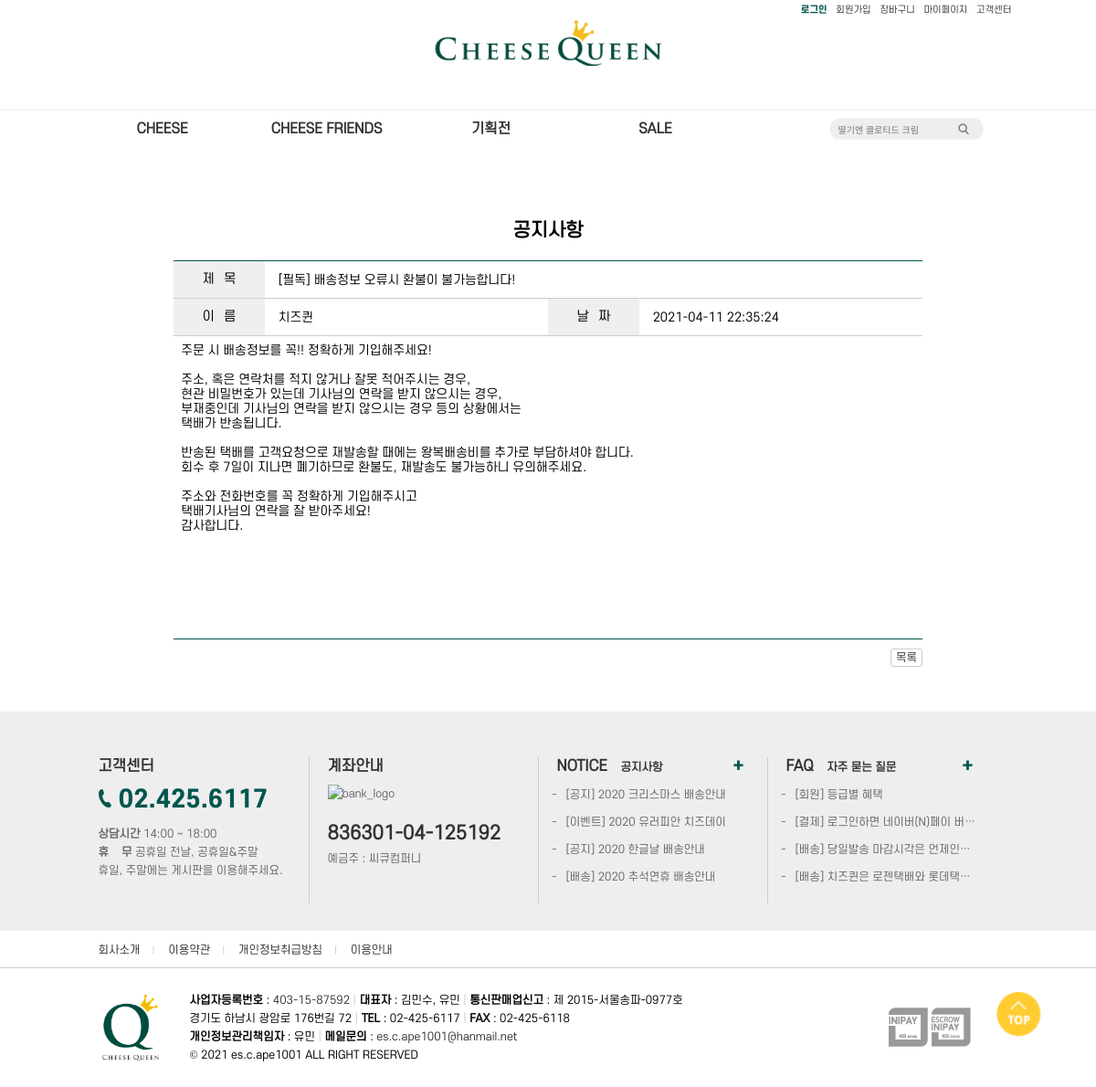
The app's page /sub/notice_read.php?no=1 with its own data.
### tables this page shows
CREATE TABLE `notice` (
  `no` int(11) NOT NULL,
  `name` varchar(30) NOT NULL,
  `title` varchar(50) NOT NULL,
  `content` text NOT NULL,
  `wdate` datetime NOT NULL,
  `view` int(11) NOT NULL DEFAULT 0
);

### sub/notice_read.php (the view, shortened to what this page needs)
<?php
	include "php/00_conn.php";
	$no = $_GET['no'];
	$sql = "SELECT * FROM notice WHERE no='$no'";
	$result = MYSQLI_QUERY($conn, $sql);
	$row = MYSQLI_FETCH_ARRAY($result);
?>
<!DOCTYPE html>
<html lang="ko">
 <head>
  <link rel="stylesheet" type="text/css" href="../css/reset.css"/>
  <link rel="stylesheet" type="text/css" href="../css/header_noTop.css"/>
  <link rel="stylesheet" type="text/css" href="../css/footer.css"/>
 </head>
 <body>
	<header id="header">
		<div id="topArea">
			<div id="infoArea">
				<ul id="infoMenu">
<?php if(empty($_SESSION['userid'])){?>
					<li class="green"><a href="login.html" title="로그인">로그인</a></li>
					<li><a href="join.html" title="회원가입">회원가입</a></li>
					<li><a href="login.html" title="장바구니">장바구니</a></li>
					<li><a href="login.html" title="마이페이지">마이페이지</a></li>
					<li><a href="login.html" title="고객센터">고객센터</a></li>
<?php }?>
				</ul>
				<div class="logo">
					<a href="../index.php" title="치즈퀸_메인페이지">
						<img src="../img/header/logo.png" alt="치즈퀸"/>
					</a>
				</div>
			</div>
		</div>
		<div id="gnb">
			<div id="barArea">
				<div id="bar">
					<ul class="nav">
						<li>
							<h2>
								<a href="#none" title="cheese">cheese</a>
							</h2>
						</li>
						<li>
							<h2>
								<a href="#none" title="cheese_friends">cheese friends</a>
							</h2>
						</li>
						<li>
							<h2>
								<a href="#none" title="기획전">기획전</a>
							</h2>
						</li>
						<li>
							<h2>
								<a href="#none" title="sale">sale</a>
							</h2>
						</li>
					</ul>
					<div class="search">
						<form action="#" method="GET">
							<fieldset>
								<p>
									<input type="text" id="search" name="search" title="search" placeholder="딸기엔 클로티드 크림"/>
								</p>
							</fieldset>
						</form>
						<p class="btn">
							<a href="#none" title="검색버튼">
								<img src="../img/header/icon_search.png" alt="검색버튼_이미지"/>
							</a>
						</p>
					</div>
				</div>
			</div>
		</div>
	</header>
	<div id="container">
		<section id="read_wrap">
			<h2>공지사항</h2>
			<div id="read">
				<div class="board">
					<p class="w100">
						<label for="title">제목</label>
						<input id="title" type="text" name="title" value="<?=$row['title']?>" readonly/>
					</p>
					<p>
						<label for="name">이름</label>
						<input id="name" type="text" name="name" value="<?=$row['name']?>" readonly/>
					</p>
					<p>
						<label for="wdate">날짜</label>
						<input id="wdate" type="text" name="wdate" value="<?=$row['wdate']?>" readonly/>
					</p>
					<p class="w100">
<textarea id="content" name="content" readonly title="내용">
<?=$row['content']?>
</textarea>
					</p>
				</div>
				<div id="btnArea">
					<a href="notice.php" title="글쓰기">목록</a>
				</div>
			</div>
		</section>
		<div id="fixed_wrap">
			<div id="top">
				<a href="#" title="top_button">
					<img src="../img/basic/icon_top_yellow.png" alt="top_button"/>
				</a>
			</div>
		</div>
	</div>
	<div id="footer">
		<div id="footer_desc_wrap">
			<div id="footer_desc">
				<div class="cs">
					<h3>고객센터</h3>
					<p class="call">
						<img src='../img/footer/call.png' alt='call_icon'/> 02.425.6117
					</p>
					<p class="desc">
						<span>
							<b>상담시간</b> 14:00 ~ 18:00
						</span>
						<span>
							<b>휴&nbsp;&nbsp;&nbsp;&nbsp;무</b> 공휴일 전날, 공휴일&amp;주말
						</span>
						<span>
							휴일, 주말에는 게시판을 이용해주세요.
						</span>
					</p>
				</div>
				<div class="bank">
					<h3>계좌안내</h3>
					<p class="imgs">
						<img src="../img/footer/kbBank.png" alt="bank_logo"/>
					</p>
					<p class="desc">
						<strong>836301-04-125192</strong><em>예금주 : 씨큐컴퍼니</em>
					</p>
				</div>
				<div class="board">
					<h3>NOTICE <em>공지사항</em></h3>
					<p class="more">
						<a href="notice.php" title="공지사항_페이지">+</a>
					</p>
					<ul>
						<li>
							<a href="notice.php" title="공지사항_페이지0">
								[공지] 2020 크리스마스 배송안내
							</a>
						</li>
						<li>
							<a href="notice.php" title="공지사항_페이지1">
								[이벤트] 2020 유러피안 치즈데이
							</a>
						</li>
						<li>
							<a href="notice.php" title="공지사항_페이지2">
								[공지] 2020 한글날 배송안내
							</a>
						</li>
						<li>
							<a href="notice.php" title="공지사항_페이지3">
								[배송] 2020 추석연휴 배송안내
							</a>
						</li>
					</ul>
				</div>
				<div class="board">
					<h3>FAQ <em>자주 묻는 질문</em></h3>
					<p class="more">
						<a href="faq.php" title="FAQ_페이지">+</a>
					</p>
					<ul>
						<li>
							<a href="faq.php" title="FAQ_페이지0">
								[회원] 등급별 혜택
							</a>
						</li>
						<li>
							<a href="faq.php" title="FAQ_페이지1">
								[결제] 로그인하면 네이버(N)페이 버튼이 안보여요.
							</a>
						</li>
						<li>
							<a href="faq.php" title="FAQ_페이지2">
								[배송] 당일발송 마감시각은 언제인가요?
							</a>
						</li>
						<li>
							<a href="faq.php" title="FAQ_페이지3">
								[배송] 치즈퀸은 로젠택배와 롯데택배를 이용합니다.
							</a>
						</li>
					</ul>
				</div>
			</div>
		</div>
		<div id="footer_nav_wrap">
			<div id="footer_nav">
				<ul>
					<li><a href="company.html" title="회사소개">회사소개</a> |</li>
					<li><a href="agreement.html" title="이용약관">이용약관</a> |</li>
					<li><a href="privacy.html" title="개인정보취급방침">개인정보취급방침</a> |</li>
					<li><a href="guide.html" title="이용안내">이용안내</a></li>
				</ul>
			</div>
		</div>
		<div id="footer_info_wrap">
			<div id="footer_info">
				<h2>
					<img src="../img/basic/logo_thumb.png" alt="치즈퀸"/>
				</h2>
				<div class="desc">
					<ul>
						<li>
							<b>사업자등록번호</b> : <span class="textLink"><a href="https://www.ftc.go.kr/bizCommPop.do?wrkr_no=4031587592&apv_perm_no=" title="사업자정보확인" onclick="popup('https://www.ftc.go.kr/bizCommPop.do?wrkr_no=4031587592&apv_perm_no=','사업자등록번호확인'); return false;" >403-15-87592</a></span> <i>|</i>
						</li>
						<li>
							<b>대표자</b> : 김민수, 유민 <i>|</i>
						</li>
						<li>
							<b>통신판매업신고</b> : 제 2015-서울송파-0977호
						</li>
						<li>
							경기도 하남시 광암로 176번길 72 <i>|</i>
						</li>
						<li>
							<b>TEL</b> : 02-425-6117 <i>|</i>
						</li>
						<li>
							<b>FAX</b> : 02-425-6118
						</li>
						<li>
							<b>개인정보관리책임자</b> : 유민 <i>|</i>
						</li>
						<li>
							<b>메일문의</b> : <span><a href="mailto:2cheesequeen@gmail" title="메일문의" >es.c.ape1001@hanmail.net</a></span>
						</li>
						<li class="copy">
							&copy; 2021 es.c.ape1001 ALL RIGHT RESERVED
						</li>
					</ul>
				</div>
				<div class="pay">
					<p>
						<a href="https://mark.inicis.com/mark/popup_v1.php?mid=GBFchee301" title="이니페이_페이지" onclick="popup('https://mark.inicis.com/mark/popup_v1.php?mid=GBFchee301','이니페이_페이지'); return false;">
							<img src="../img/footer/inipay.png" alt="이니페이_이미지"/>
						</a>
						<a href="https://mark.inicis.com/mark/escrow_popup.php?mid=ESGBchee30" title="에스크로_페이지"  onclick="popup('https://mark.inicis.com/mark/escrow_popup.php?mid=ESGBchee30','에스크로_페이지','500','500'); return false;">
							<img src="../img/footer/escrow.png" alt="에스크로_이미지"/>
						</a>
					</p>
				</div>
			</div>
		</div>
	</div>
 </body>
</html>

### css/header_noTop.css (style rules this page uses)
#header { width:100%; background-color:#fff; }
#topArea { width:100%; height:120px; }
#infoArea { width:1025px; }
#infoMenu { width:100%; margin:0 auto; text-align:right; }
#infoMenu li { display:inline; }
#infoMenu li a { padding-right:5px; font-size:10px; }
#infoMenu .green a { color:#00564d; font-family:'score700'; }
#infoArea { width:1025px; margin:0 auto; }
#infoArea .logo { width:250px; height:100%; margin:0 auto; }
#infoArea .logo a { display:block; width:100%; height:100%; }
#infoArea .logo img { width:100%; }
#gnb { width:100%; }
#barArea { width:100%; height:40px; line-height:40px; border-top:1px solid #eee; }
#bar { width:1025px; height:100%; margin:0 auto; }
#bar .nav { width:720px; padding-right:100px; height:100%; float:left; }
#bar .nav li { width:180px; float:left; }
#bar .nav li h2 { width:100%; text-align:center; font-size:15px; text-transform:uppercase; }
#bar .nav li h2 a { display:block; width:100%; }
#bar .search { width:170px; margin-right:35px; height:24px; line-height:24px; padding:8px 0; background-image:url('../img/header/back_search.png'); background-position:50% 50%; background-repeat:no-repeat; float:left; }
#bar .search form { width:140px; height:100%; float:left; }
#bar .search fieldset { width:100%; height:100%; border:none; }
#bar .search p { width:100%; height:100%; }
#bar .search p input { width:100%; height:100%; text-indent:10px; font-size:10px; color:#777; border:none; background-color:rgba(0,0,0,0); }
#bar .search .btn { width:14px; height:18px; padding:2px 0; float:left; }
#bar .search .btn img { width:100%; }
#fixed_wrap div { position:fixed; }
#top { width:50px; bottom:50px; right:5%; }
#top img { width:100%; }

### css/footer.css (style rules this page uses)
#footer { width:100%; height:360px; background-color:#fff; }
#footer_desc_wrap { width:100%; height:240px; background-color:#eee; overflow:hidden; }
#footer_desc { width:1025px; height:160px; margin:50px auto; }
#footer_desc div { width:210px; padding:0 20px; height:100%; line-height:20px; border-left:1px solid #ccc; font-size:12px; color:#666; float:left; }
#footer_desc div h3 { font-size:16px; padding-bottom:10px; color:#333; }
#footer_desc .cs { border-left:none; }
#footer_desc .cs .call { line-height:34px; margin-bottom:10px; font-size:26px; font-family:'score700'; color:#00564d; }
#footer_desc .cs .call img { height:20px; }
#footer_desc .cs .desc span { display:block; }
#footer_desc .bank .imgs { width:80%; height:34px; padding-bottom:10px; }
#footer_desc .bank .imgs img { width:100%; }
#footer_desc .bank .desc strong { font-size:20px; color:#333; }
#footer_desc .bank .desc em { display:block; padding-top:5px; font-style:normal; }
#footer_desc .board { position:relative; }
#footer_desc .board h3 em { font-style:normal; font-size:12px; padding-left:10px; }
#footer_desc .board .more { font-size:20px; font-family:'score700'; position:absolute; right:20px; top:0; }
#footer_desc .board .more a { padding:0 5px; color:#00564d; }
#footer_desc .board ul { width:100%; }
#footer_desc .board li { width:100%; height:30px; list-style-type:"-"; }
#footer_desc .board li a { display:block; width:100%; height:100%; text-indent:10px; line-height:20px; overflow:hidden; white-space:nowrap; text-overflow:ellipsis; color:#666; }
#footer_nav_wrap { width:100%; height:40px; line-height:40px; background-color:#fff; border-bottom:1px solid #ccc; }
#footer_nav { width:1025px; height:100%; margin:0 auto; }
#footer_nav ul { width:1005px; height:100%; padding-left:10px; }
#footer_nav ul li { display:inline; font-size:10px; color:#ccc; }
#footer_nav ul li a { font-size:12px; padding:0 10px; }
#footer_info_wrap { width:100%; height:130px; background-color:#fff; }
#footer_info { width:1025px; height:100%; margin:0 auto; display:block; }
#footer_info h2 { width:105px; height:80px; padding:25px 0 25px 15px; float:left; }
#footer_info h2 img { height:100%; }
#footer_info div { height:100%; float:left; }
#footer_info .desc { width:765px; height:80px; padding:25px 0; font-size:12px; line-height:20px; }
#footer_info .desc ul { width:73%; }
#footer_info .desc li { display:inline-block; }
#footer_info .desc i { font-style:normal; color:#ccc; }
#footer_info .pay { width:140px; height:100%; }
#footer_info .pay p { width:100%; height:44px; padding:43px 0; }
#footer_info .pay p a { display:inline-block; }

### records on screen
notice: title "[필독] 배송정보 오류시 환불이 불가능합니다!", name "치즈퀸", wdate "2021-04-11 22:35:24", content "주문 시 배송정보를 꼭!! 정확하게 기입해주세요! 주소, 혹은 연락처를 적지 않거나 잘못 적어주시는 경우, 현관 비밀번호가 있는데 기사님의 연락을 받지 않으시는 경우, 부재중인데 기사님의 연락을 받지 않으시는 경우 등의 상황에서는 택배가 반송됩니다. 반송된 택배를 고객요청으로 재발송할 때에는 왕복배송비를 추가로 부담하셔야 합니다. 회수 후 7일이 지나면 폐기하므로 환불도, 재발송도 불가능하니 유의해주세요. 주소와 전화번호를 꼭 정확하게 기입해주시고 택배기사님의 연락을 잘 받아주세요! 감사합니다."
